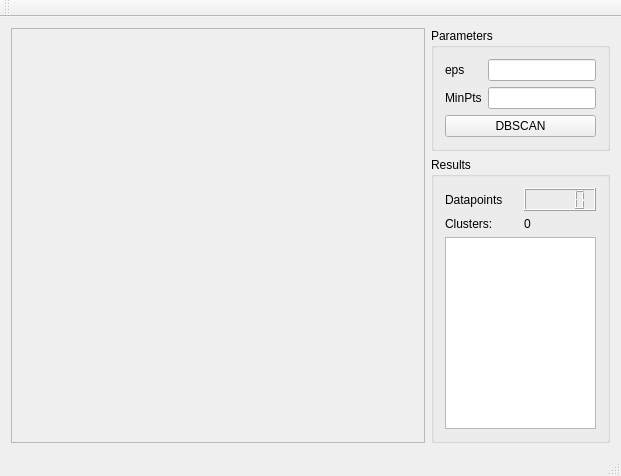
<?xml version="1.0" encoding="UTF-8"?>
<ui version="4.0">
 <class>MainWindow</class>
 <widget class="QMainWindow" name="MainWindow">
  <property name="geometry">
   <rect>
    <x>0</x>
    <y>0</y>
    <width>621</width>
    <height>408</height>
   </rect>
  </property>
  <property name="windowTitle">
   <string>MainWindow</string>
  </property>
  <widget class="QWidget" name="centralWidget">
   <layout class="QHBoxLayout" name="horizontalLayout_6">
    <item>
     <layout class="QHBoxLayout" name="horizontalLayout_5" stretch="4,1">
      <item>
       <widget class="QScrollArea" name="scrollArea">
        <property name="widgetResizable">
         <bool>true</bool>
        </property>
        <widget class="RenderArea" name="renderArea">
         <property name="geometry">
          <rect>
           <x>0</x>
           <y>0</y>
           <width>426</width>
           <height>345</height>
          </rect>
         </property>
         <zorder>parametersBox</zorder>
        </widget>
       </widget>
      </item>
      <item>
       <layout class="QVBoxLayout" name="verticalLayout_3">
        <item>
         <widget class="QGroupBox" name="parametersBox">
          <property name="sizePolicy">
           <sizepolicy hsizetype="Preferred" vsizetype="Fixed">
            <horstretch>0</horstretch>
            <verstretch>0</verstretch>
           </sizepolicy>
          </property>
          <property name="title">
           <string>Parameters</string>
          </property>
          <layout class="QVBoxLayout" name="verticalLayout">
           <item>
            <layout class="QHBoxLayout" name="horizontalLayout">
             <item>
              <widget class="QLabel" name="label">
               <property name="text">
                <string>eps</string>
               </property>
              </widget>
             </item>
             <item>
              <widget class="QLineEdit" name="eps_textbox">
               <property name="sizePolicy">
                <sizepolicy hsizetype="Fixed" vsizetype="Fixed">
                 <horstretch>0</horstretch>
                 <verstretch>0</verstretch>
                </sizepolicy>
               </property>
              </widget>
             </item>
            </layout>
           </item>
           <item>
            <layout class="QHBoxLayout" name="horizontalLayout_2">
             <item>
              <widget class="QLabel" name="label_2">
               <property name="text">
                <string>MinPts</string>
               </property>
              </widget>
             </item>
             <item>
              <widget class="QLineEdit" name="minpts_textbox">
               <property name="sizePolicy">
                <sizepolicy hsizetype="Fixed" vsizetype="Fixed">
                 <horstretch>0</horstretch>
                 <verstretch>0</verstretch>
                </sizepolicy>
               </property>
              </widget>
             </item>
            </layout>
           </item>
           <item>
            <widget class="QPushButton" name="clusterButton">
             <property name="text">
              <string>DBSCAN</string>
             </property>
            </widget>
           </item>
          </layout>
         </widget>
        </item>
        <item>
         <widget class="QGroupBox" name="resultsBox">
          <property name="sizePolicy">
           <sizepolicy hsizetype="Preferred" vsizetype="Fixed">
            <horstretch>0</horstretch>
            <verstretch>0</verstretch>
           </sizepolicy>
          </property>
          <property name="title">
           <string>Results</string>
          </property>
          <layout class="QVBoxLayout" name="verticalLayout_2">
           <item>
            <layout class="QHBoxLayout" name="horizontalLayout_4">
             <item>
              <widget class="QLabel" name="label_3">
               <property name="text">
                <string>Datapoints</string>
               </property>
              </widget>
             </item>
             <item>
              <widget class="QLCDNumber" name="lcdNumber"/>
             </item>
            </layout>
           </item>
           <item>
            <layout class="QHBoxLayout" name="horizontalLayout_3">
             <item>
              <widget class="QLabel" name="label_4">
               <property name="text">
                <string>Clusters:</string>
               </property>
              </widget>
             </item>
             <item>
              <widget class="QLabel" name="clusters">
               <property name="text">
                <string>0</string>
               </property>
              </widget>
             </item>
            </layout>
           </item>
           <item>
            <widget class="QListWidget" name="clusterlist">
             <property name="sizePolicy">
              <sizepolicy hsizetype="Expanding" vsizetype="Fixed">
               <horstretch>0</horstretch>
               <verstretch>0</verstretch>
              </sizepolicy>
             </property>
            </widget>
           </item>
          </layout>
         </widget>
        </item>
       </layout>
      </item>
     </layout>
    </item>
   </layout>
  </widget>
  <widget class="QMenuBar" name="menuBar">
   <property name="geometry">
    <rect>
     <x>0</x>
     <y>0</y>
     <width>621</width>
     <height>20</height>
    </rect>
   </property>
  </widget>
  <widget class="QToolBar" name="mainToolBar">
   <attribute name="toolBarArea">
    <enum>TopToolBarArea</enum>
   </attribute>
   <attribute name="toolBarBreak">
    <bool>false</bool>
   </attribute>
  </widget>
  <widget class="QStatusBar" name="statusBar"/>
 </widget>
 <layoutdefault spacing="6" margin="11"/>
 <customwidgets>
  <customwidget>
   <class>RenderArea</class>
   <extends>QWidget</extends>
   <header>renderarea.h</header>
   <container>1</container>
  </customwidget>
 </customwidgets>
 <resources/>
 <connections/>
</ui>
